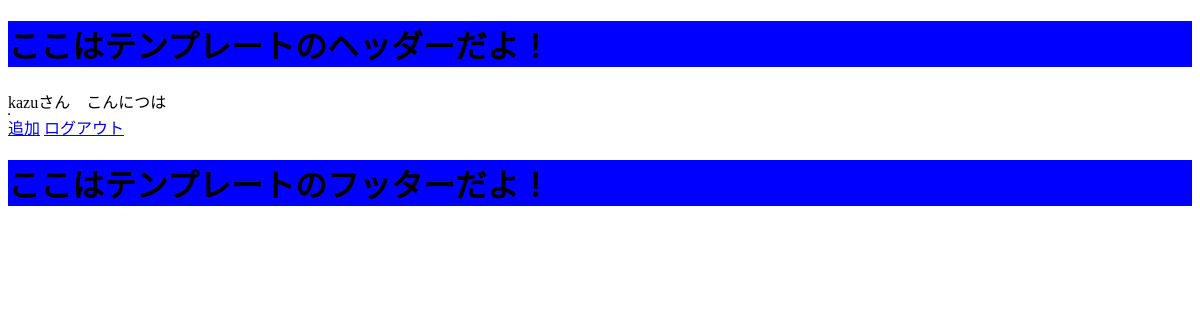
The app's page /task_list (signed in), older data.
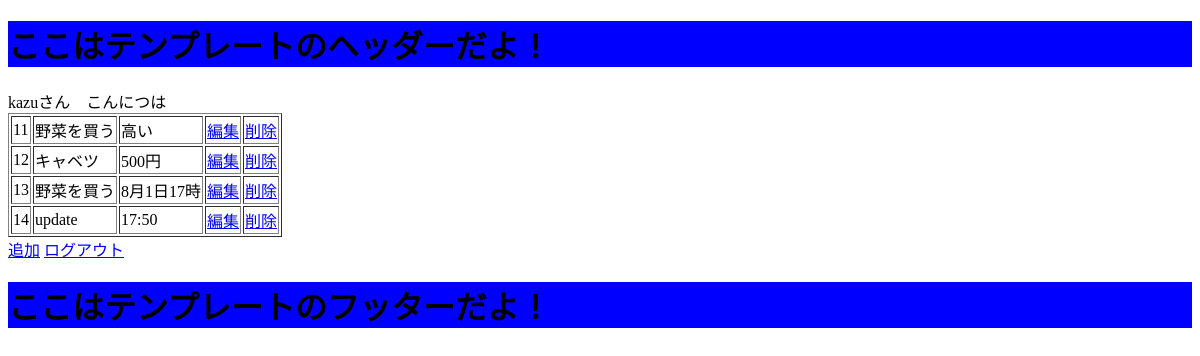
The same page, newer data.
### tables this page shows
CREATE TABLE "user" (
	"id"	INTEGER,
	"name"	TEXT,
	"password"	TEXT,
	PRIMARY KEY("id" AUTOINCREMENT)
);

CREATE TABLE "task" (
	"id"	INTEGER,
	"name"	TEXT,
	"task_limit"	TEXT,
	"user_id"	INTEGER,
	PRIMARY KEY("id" AUTOINCREMENT)
);

### app.py (the view)
@app.route("/task_list")
def task_list():
    user_id = session["user_id"]
    conn = sqlite3.connect("tasklist.db")
    c = conn.cursor()
    c.execute("select name from user where id = ?",(user_id,))
    user_name = c.fetchone()[0]
    c.execute("select * from task where user_id = ?",(user_id,))
    task_list =[]
    for row in c.fetchall():
        task_list.append({"id":row[0], "task":row[1], "limit":row[2]})
    c.close()
    print(task_list)
    return render_template("tasklist.html",user_name =user_name,task_list=task_list)

### templates/tasklist.html
{% extends "base.html" %}
{% block content %}
{{user_name}}さん　こんにつは
<table border="1">
    {% for item in task_list %}
    <tr>
        <td>{{item["id"]}}</td>
        <td>{{item["task"]}}</td>
        <td>{{item["limit"]}}</td>
        <td><a href= "/edit/{{item['id']}}">編集</a></td>
        <td><a href= "/delete/{{item['id']}}">削除</a></td>
    </tr>
    {% endfor %}
</table>
<a href="/add">追加</a>
<a href="/logout">ログアウト</a>
{% endblock %}

### templates/base.html (shortened to what this page needs)
<!DOCTYPE html>
<html lang="ja">
<head>
    <link rel="stylesheet" href="/static/css/style.css" type="text/css">
</head>
<body>
    <h1 >ここはテンプレートのヘッダーだよ！</h1>
    {% block content %}{% endblock %}
    <h1 >ここはテンプレートのフッターだよ！</h1>
</body>
</html>

### static/css/style.css (style rules this page uses)
h1 { background-color:blue; }

Row changes from the older to the newer data that the page shows:
added task: id "11", task "野菜を買う", limit "高い"
added task: id "12", task "キャベツ", limit "500円"
added task: id "13", task "野菜を買う", limit "8月1日17時"
added task: id "14", task "update", limit "17:50"
